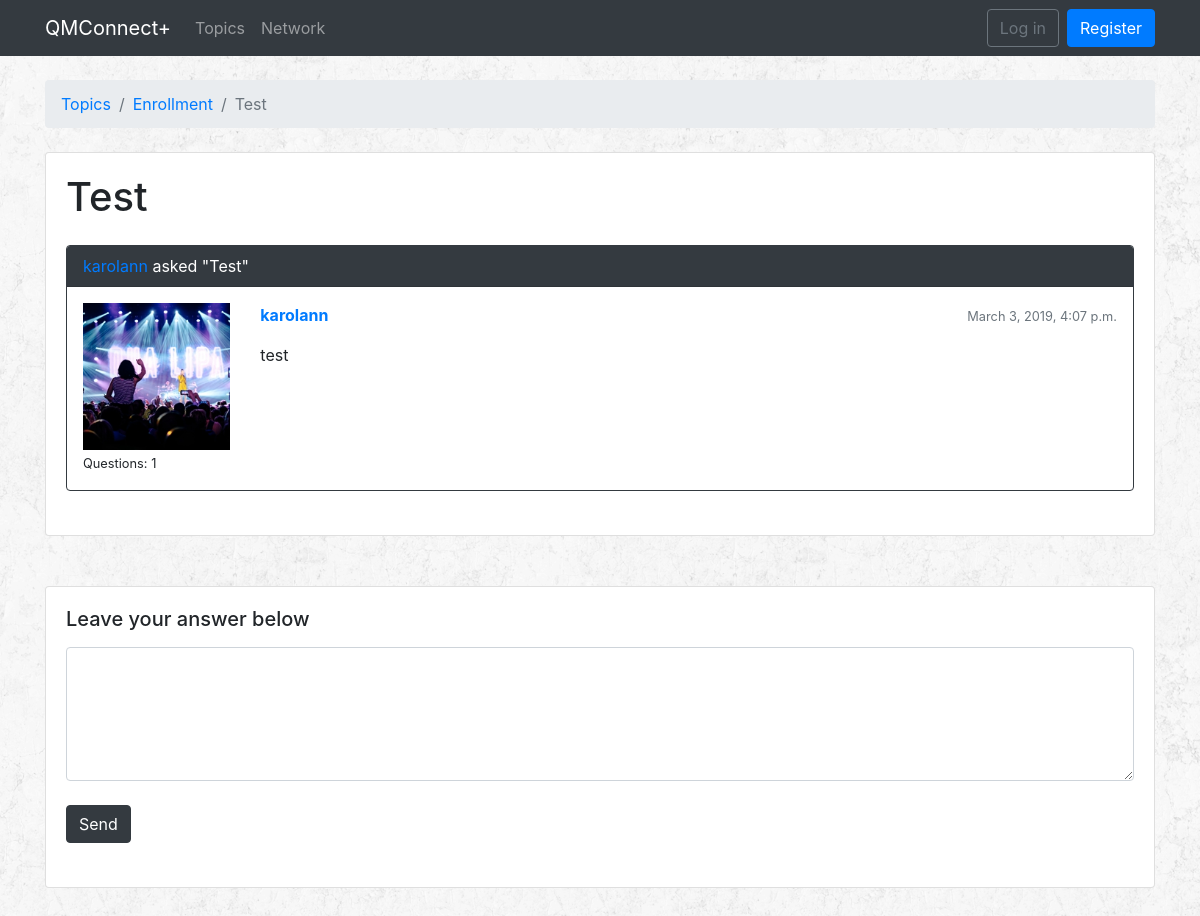
/topics/1/questions/331/, run on an earlier commit of the app's database.
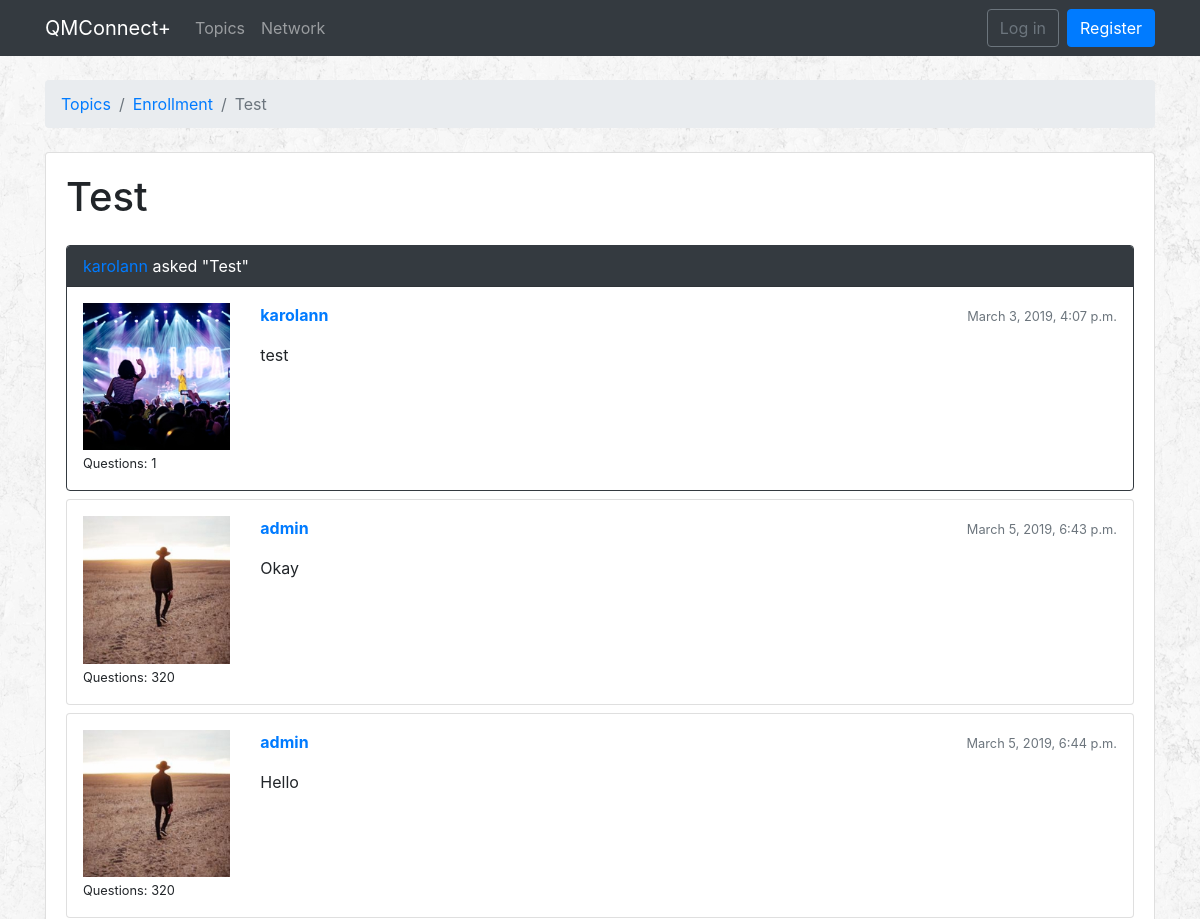
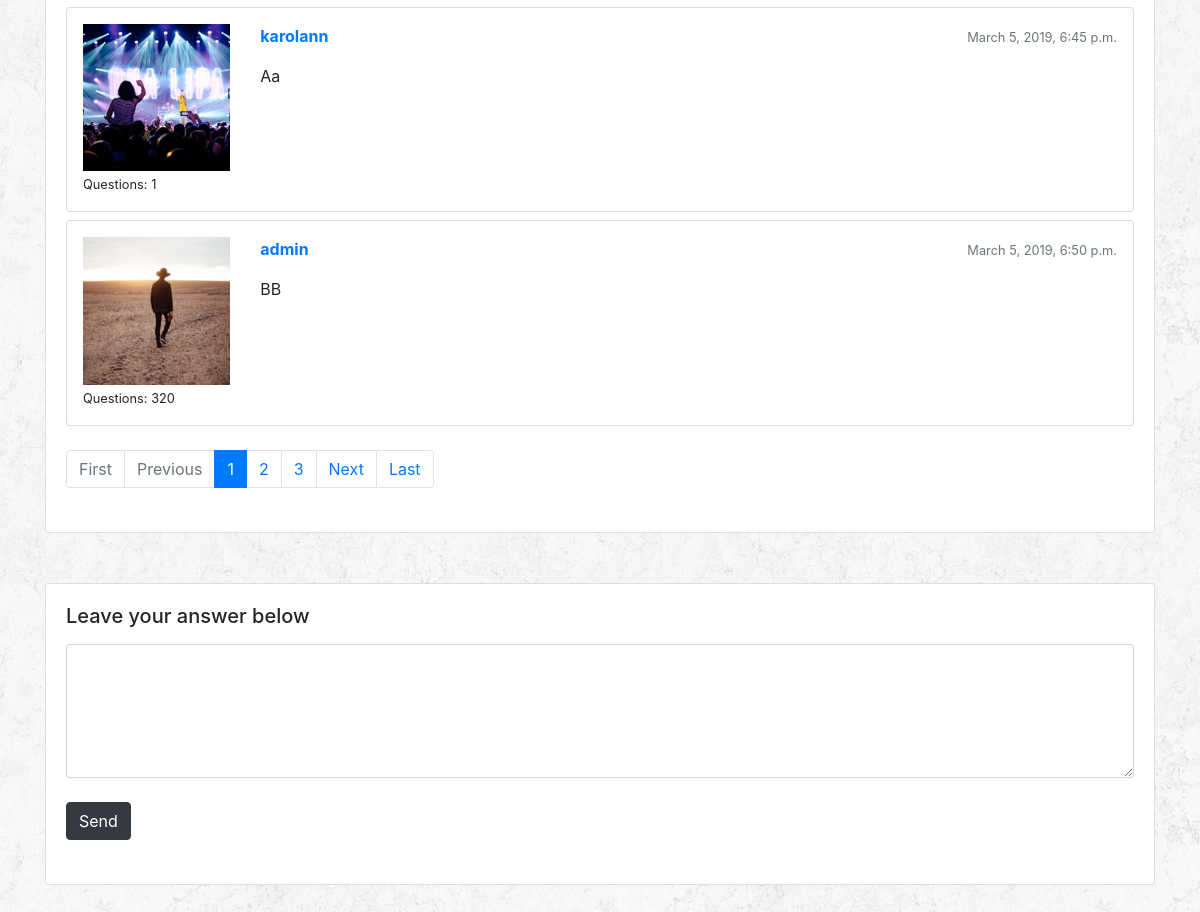
And on a later commit of the database (2 pictures, top to bottom).
### qa/models.py (models this page shows, shortened)
class Question(models.Model):
    subject = models.CharField(max_length=255)
    last_updated = models.DateTimeField(auto_now_add=True)
    topic = models.ForeignKey(Topic, related_name='questions', on_delete=models.CASCADE)
    starter = models.ForeignKey(User, related_name='questions', on_delete=models.CASCADE)
    views = models.PositiveIntegerField(default=0)

class Topic(models.Model):
    name = models.CharField(max_length=30, unique=True)
    description = models.CharField(max_length=100)

class Answer(models.Model):
    message = models.TextField(max_length=4000)
    question = models.ForeignKey(Question, related_name='answers', on_delete=models.CASCADE)
    created_at = models.DateTimeField(auto_now_add=True)
    updated_at = models.DateTimeField(null=True)
    created_by = models.ForeignKey(User, related_name='answers', on_delete=models.CASCADE)
    updated_by = models.ForeignKey(User, null=True, related_name='+', on_delete=models.CASCADE)
    def message_to_markdown(self):
        return mark_safe(markdown(self.message, safe_mode='escape'))

### accounts/models.py (models this page shows, shortened)
class Profile(models.Model):
    YEAR = (
        ('1', '1st year'),
        ('2', '2nd year'),
        ('3', '3rd year'),
    )
    SUBJECT = (
        ('BCS', 'BSc Computer Science'),
        ('BCSM', 'BSc Computer Science and Mathematics'),
        ('BCSIE', 'BSc Computer Science with Industrial Experience'),
        ('BCSWM', 'BSc Computer Science with Management (ITMB)'),
    )
    user = models.OneToOneField(User, on_delete=models.CASCADE)
    dob = models.DateField(auto_now=False, auto_now_add=False)
    image = models.ImageField(upload_to='profile_images', default='')
    universityYear = models.CharField(choices=YEAR, max_length=1, default='')
    subject = models.CharField(choices=SUBJECT, max_length=5, default='')
    module = models.ManyToManyField(Module)
    interest = models.ManyToManyField(Interest)
    message = models.ManyToManyField('self', blank=True, symmetrical=False, through="Message")

### qa/views.py (the view)
# urls.py: path('topics/<int:pk>/questions/<int:question_pk>/', qa_views.AnswersView.as_view(), name = 'question_answers'),
class AnswersView(ListView):
    model = Answer
    context_object_name = 'answers'
    template_name = 'question_answers.html'
    paginate_by = 5
    def get_context_data(self, **kwargs):
        session_key = 'viewed_question_{}'.format(self.question.pk)
        if not self.request.session.get(session_key, False):
            self.question.views += 1
            self.question.save()
            self.request.session[session_key] = True
        kwargs['question'] = self.question
        return super().get_context_data(**kwargs)
    def get_queryset(self):
        self.question = get_object_or_404(Question, topic__pk = self.kwargs.get('pk'), pk = self.kwargs.get('question_pk'))
        queryset = self.question.answers.order_by('created_at')
        return queryset

### templates/question_answers.html (shortened to what this page needs)
{% extends 'base.html' %}
{% load static %}
{% block breadcrumb %}
<li class="breadcrumb-item"><a href="{% url 'qa:home' %}">Topics</a></li>
<li class="breadcrumb-item"><a href="{% url 'qa:topic_questions' question.topic.pk %}">{{ question.topic.name }}</a></li>
<li class="breadcrumb-item active">{{ question.subject }}</li>
{% endblock %}
{% block content %}
<div id="whole">
<div class="bottom-padding">
  <div class="card">
    <div class="card-body">
      <div class="mb-4">
        <h1> {{ question.subject }} </h1>
      </div>
      {% for answer in answers %}
      <div id="{{ answer.pk }}" class="card {% if forloop.last %}mb-4{% else %}mb-2{% endif %} {% if forloop.first %}border-dark{% endif %}">
        {% if forloop.first %}
        <div class="card-header text-white bg-dark py-2 px-3"><a href="{% url 'qa:profile' question.starter.pk %}">{{ question.starter }}</a> asked "{{ question.subject }}" </div>
        {% endif %}
        <div class="card-body p-3">
          <div class="row">
            <div class="col-2">
              <img src="/profile_images/{{ answer.created_by.profile.image }}" alt="{{ answer.created_by.username }}" class="w-100">
              <small>Questions: {{ answer.created_by.questions.count }}</small>
            </div>
            <div class="col-10">
              <div class="row mb-3">
                <div class="col-6">
                  <strong class="text-muted"><a href="{% url 'qa:profile' answer.created_by.pk %}">{{ answer.created_by.username }}</a></strong>
                </div>
                <div class="col-6 text-right">
                  <small class="text-muted"> {{ answer.created_at }} </small>
                </div>
              </div>
              {{ answer.message_to_markdown }}
            </div>
          </div>
        </div>
      </div>
      {% endfor %}
      {% include 'includes/pagination.html' %}
    </div>
  </div>
</div>
<div class="bottom-padding">
  <div class="card">
    <div class="card-body">
      <h5 class="card-title">Leave your answer below </h5>
      <div class="mb-4">
        <form class="mb-4">
          <div class="form-group">
            <textarea class="form-control" name="textarea_answerquestion" cols="40" rows="5" id="textarea_answerquestion"></textarea> </br>
            <button type="button" class="btn btn-dark" id="answer-submit">Send</button>
          </div>
        </form>
      </div>
    </div>
  </div>
</div>
</div>
{% endblock %}

### templates/base.html (shortened to what this page needs)
{% load static %}
<!DOCTYPE html>
<html>
<head>
  <link rel="stylesheet" href="{% static 'css/bootstrap.min.css' %}">
  <link rel="stylesheet" href="{% static 'css/style.css' %}">
</head>
<body>
  {% block body %}
  <nav class="navbar navbar-expand-lg navbar-dark bg-dark">
    <div class="container">
      <a class="navbar-brand" href="{% url 'qa:latest' %}">QMConnect+</a>
      <div class="collapse navbar-collapse" id="mainMenu">
        <ul class="navbar-nav mr-auto">
          <li class="nav-item">
            <a class="nav-link" href="{% url 'qa:home' %}">Topics</a>
          </li>
          <li class="nav-item">
            <a class="nav-link" href="{% url 'qa:network' %}">Network</a>
          </li>
        </ul>
        {% if user.is_authenticated %}
        <ul class="navbar-nav ml-auto">
          <li class="nav-item dropdown">
            <a class="btn btn-secondary dropdown-toggle" href="#" id="userMenu" data-toggle="dropdown" aria-haspopup="true" aria-expanded="false"> {{ request.user }} </a>
            <div class="dropdown-menu dropdown-menu-right" aria-labelledby="userMenu">
              <a class="dropdown-item" href="{% url 'account_update' %}">My account</a>
              <a class="dropdown-item" href="{% url 'qa:messages' %}">Messages</a>
              <a class="dropdown-item" href="{% url 'password_update' %}">Change Password</a>
              <div class="dropdown-divider"></div>
              <a class="dropdown-item" href="{% url 'logout' %}">Log out</a>
            </div>
          </li>
        </ul>
        {% else %}
        <form class="form-inline ml-auto">
          <a href="{% url 'login' %}" class="btn btn-outline-secondary">Log in</a>
          <a href="{% url 'register' %}" class="btn btn-primary ml-2">Register</a>
        </form>
        {% endif %}
      </div>
    </div>
  </nav>
  <div class="container">
    <ol class="breadcrumb my-4">
      {% block breadcrumb %}
      {% endblock %}
    </ol>
    {% block content %}
    {% endblock %}
  </div>
  {% endblock body %}
</body>
</html>

### templates/includes/pagination.html (shortened to what this page needs)
{% if is_paginated %}
<nav aria-label="Questions pagination" class="mb-4">
  <ul class="pagination">
    {% if page_obj.number > 1 %}
    <li class="page-item">
      <a class="page-link" href="?page=1">First</a>
    </li>
    {% else %}
    <li class="page-item disabled">
      <span class="page-link">First</span>
    </li>
    {% endif %}
    {% if page_obj.has_previous %}
      <li class="page-item">
        <a class="page-link" href="?page={{ page_obj.previous_page_number }}">Previous</a>
      </li>
    {% else %}
      <li class="page-item disabled">
        <span class="page-link">Previous</span>
      </li>
    {% endif %}
    {% for page_num in paginator.page_range %}
      {% if page_obj.number == page_num %}
        <li class="page-item active">
          <span class="page-link">
            {{ page_num }}
          </span>
        </li>
      {% elif page_num > page_obj.number|add:'-3' and page_num < page_obj.number|add:'3' %}
        <li class="page-item">
          <a class="page-link" href="?page={{ page_num }}">{{ page_num }}</a>
        </li>
      {% endif %}
    {% endfor %}
    {% if page_obj.has_next %}
      <li class="page-item">
        <a class="page-link" href="?page={{ page_obj.next_page_number }}">Next</a>
      </li>
    {% else %}
      <li class="page-item disabled">
        <span class="page-link">Next</span>
      </li>
    {% endif %}
    {% if page_obj.number != paginator.num_pages %}
      <li class="page-item">
        <a class="page-link" href="?page={{ paginator.num_pages }}">Last</a>
      </li>
    {% else %}
      <li class="page-item disabled">
        <span class="page-link">Last</span>
      </li>
    {% endif %}
    </ul>
  </nav>
{% endif %}

### static/css/style.css (style rules this page uses)
body { background-image: url(../images/rockywall.png); }
.bottom-padding { padding-bottom: 50px; }

What changed in the data, as far as the page shows it:
added Answer: created_by.profile.image (picture), created_by.questions.count "320", created_by.username "admin", created_at "March 5, 2019, 6:43 p.m.", message_to_markdown "Okay"
added Answer: created_by.profile.image (picture), created_by.questions.count "320", created_by.username "admin", created_at "March 5, 2019, 6:44 p.m.", message_to_markdown "Hello"
added Answer: created_by.profile.image (picture), created_by.questions.count "1", created_by.username "karolann", created_at "March 5, 2019, 6:45 p.m.", message_to_markdown "Aa"
added Answer: created_by.profile.image (picture), created_by.questions.count "320", created_by.username "admin", created_at "March 5, 2019, 6:50 p.m.", message_to_markdown "BB"
Also different on the page:
text now shown: "First Previous Next Last"
new list line: "1"
new list line: "2"
new list line: "3"
